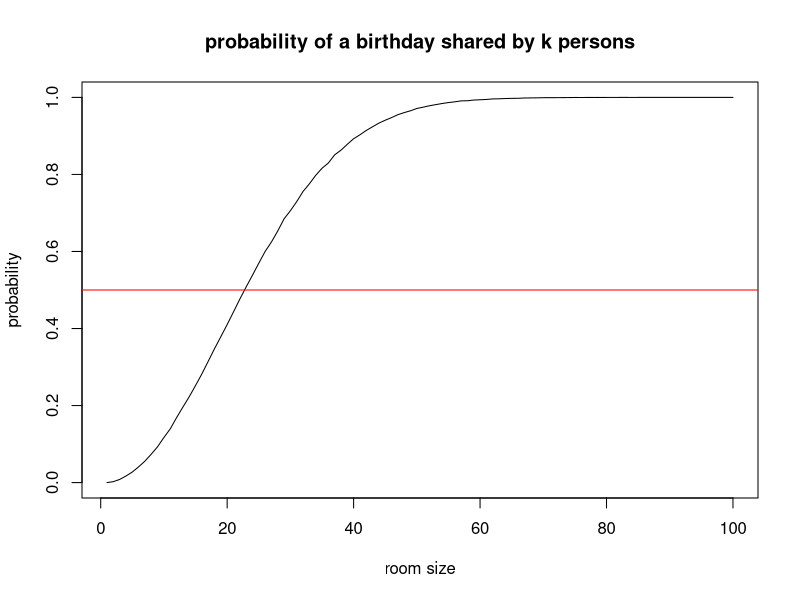

Generate this figure with R:
## ---- chunk 1
knitr::opts_chunk$set(cache=TRUE)
## ---- chunk 2
k <- 2                # Birthday shared by k persons
p <- 0.5              # Targetd probability
r <- 20               # Replicates
result <- rep(0, 100) # A vector for saving result 
i <- 10                  # Room size
## ---- chunk 3
set.seed(12345)
birth <- matrix(sample(1:365, r*i, replace=TRUE), nrow=r, ncol=i)
birth
## ---- chunk 4
sum(apply(birth, 1, function(x) max(tabulate(x))>=k )) / r
## ---- chunk 5
k <- 2                # Birthday shared by k persons
p <- 0.5              # Targetd probability
r <- 100000           # Replicates
result <- rep(0, 100) # A vector for saving result 

system.time({         # Record time used
for (i in 1:100) {    # Test room sizes from 1 to 100 persons
  birth <- matrix(sample(1:365, r*i, replace=TRUE), nrow=r, ncol=i)
  result[i] <- sum(apply(birth, 1, function(x) max(tabulate(x))>=k )) / r
}
})
## ---- chunk 6
plot(result, type="l", xlab="room size", ylab="probability", main="probability of a birthday shared by k persons")
abline(h=p, col="red") 
## ---- chunk 7
min(which(result>p))
## ---- chunk 8
k <- 2                # Birthday shared by k persons
p <- 0.5              # Targetd probability
r <- 100000           # Replicates
result <- rep(0, 100) # A vector for saving result 

gbp <- function(k=2, p=.5, r=100000, threshold=.001) {
  i <- k                       # Tested room size; start from k persons in a room
  x <- 2                       # Counter for while loop
  result <- setNames(data.frame(matrix(0, 100, 2)), c("room", "p"))
  L <- 0                       # Lower bound for binary search
  R <- k^4+100+sample(-k:k, 1) # Upper bound for binary search
  result$room[x-1] <- R
 while (abs(result$room[x-1] - p) >= threshold) {
    # Tested room size
    i <- floor((L+R)/2)
    result$room[x] <- i

    # Calculate probability
    birth <- matrix(sample(1:365, r*i, replace=TRUE), nrow=r, ncol=i)
    result$p[x] <- sum(apply(birth, 1, function(x) max(tabulate(x))>=k )) / r
    if (result$p[x] >= p) R <- i
    if (result$p[x] < p) L <- i
    
    if(result$room[x] == result$room[x-1] & result$room[x] != 0) break
    x <- x + 1           # Counter
 
    cat(paste0('\n', i))
 }
  ans <- R
  return(list(answer=ans,
              result=result[1:x,]))
}

system.time(y<-gbp(k=2, p=.5))
y
  
